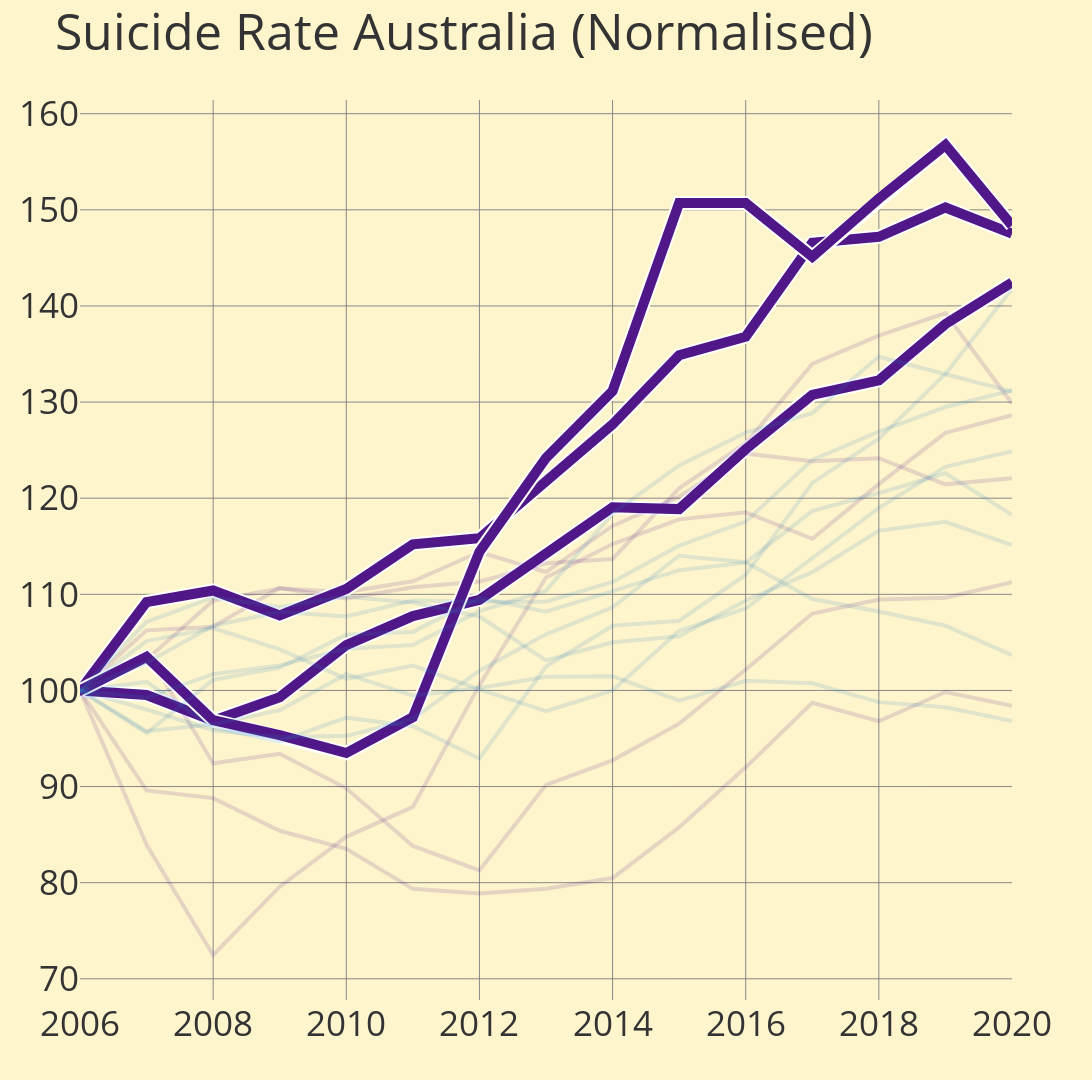

This figure's notebook cell:
### Code cell
plot_normalized_suicide_trends(
    file_name="d_aus_suicide_grouped.csv",
    min_year=2006,
    max_year=2020,
    # age_groups=["<20", "20s", "30s"],
    split_by_gender=True,
    split_by_age_group=True,
    template="base",
    rolling_window=5,
    highlight_lines=["Females_<20", "Females_20s", "Females_40s"],
    show_legend=False
)

### Figure 1 — Plotly figure (JSON) as saved in the notebook; plotly's stock layout.template omitted (floating-point values rounded to 4 significant figures)
{"data": [{"line": {"color": "white", "width": 14}, "mode": "lines", "showlegend": false, "type": "scatter", "x": [2006, 2007, 2008, 2009, 2010, 2011, 2012, 2013, 2014, 2015, 2016, 2017, 2018, 2019, 2020], "y": [100, 99.53, 96.86, 99.29, 104.7, 107.7, 109.4, 114.3, 119.1, 118.9, 125.1, 130.8, 132.3, 138.1, 142.5]}, {"line": {"color": "#4f1787", "width": 10}, "mode": "lines", "name": "Females 20s", "opacity": 1, "type": "scatter", "x": [2006, 2007, 2008, 2009, 2010, 2011, 2012, 2013, 2014, 2015, 2016, 2017, 2018, 2019, 2020], "y": [100, 99.53, 96.86, 99.29, 104.7, 107.7, 109.4, 114.3, 119.1, 118.9, 125.1, 130.8, 132.3, 138.1, 142.5]}, {"line": {"color": "#4f1787", "width": 4}, "mode": "lines", "name": "Females 30s", "opacity": 0.15, "type": "scatter", "x": [2006, 2007, 2008, 2009, 2010, 2011, 2012, 2013, 2014, 2015, 2016, 2017, 2018, 2019, 2020], "y": [100, 103.2, 109.3, 110.6, 110.2, 111.4, 114.4, 112.3, 117.1, 120.2, 124.6, 123.8, 124.2, 121.4, 122.1]}, {"line": {"color": "white", "width": 14}, "mode": "lines", "showlegend": false, "type": "scatter", "x": [2006, 2007, 2008, 2009, 2010, 2011, 2012, 2013, 2014, 2015, 2016, 2017, 2018, 2019, 2020], "y": [100, 109.2, 110.4, 107.8, 110.6, 115.2, 115.8, 121.9, 127.7, 134.9, 136.8, 146.6, 147.2, 150.2, 147.5]}, {"line": {"color": "#4f1787", "width": 10}, "mode": "lines", "name": "Females 40s", "opacity": 1, "type": "scatter", "x": [2006, 2007, 2008, 2009, 2010, 2011, 2012, 2013, 2014, 2015, 2016, 2017, 2018, 2019, 2020], "y": [100, 109.2, 110.4, 107.8, 110.6, 115.2, 115.8, 121.9, 127.7, 134.9, 136.8, 146.6, 147.2, 150.2, 147.5]}, {"line": {"color": "#4f1787", "width": 4}, "mode": "lines", "name": "Females 50s", "opacity": 0.15, "type": "scatter", "x": [2006, 2007, 2008, 2009, 2010, 2011, 2012, 2013, 2014, 2015, 2016, 2017, 2018, 2019, 2020], "y": [100, 106.2, 106.6, 110.7, 109.6, 110.7, 111.3, 113.2, 113.7, 121.0, 125.7, 134.0, 136.9, 139.3, 129.9]}, {"line": {"color": "#4f1787", "width": 4}, "mode": "lines", "name": "Females 60s", "opacity": 0.15, "type": "scatter", "x": [2006, 2007, 2008, 2009, 2010, 2011, 2012, 2013, 2014, 2015, 2016, 2017, 2018, 2019, 2020], "y": [100, 104.1, 92.42, 93.41, 89.82, 83.82, 81.27, 90.18, 92.73, 96.55, 102.2, 108, 109.5, 109.6, 111.3]}, {"line": {"color": "#4f1787", "width": 4}, "mode": "lines", "name": "Females 70s", "opacity": 0.15, "type": "scatter", "x": [2006, 2007, 2008, 2009, 2010, 2011, 2012, 2013, 2014, 2015, 2016, 2017, 2018, 2019, 2020], "y": [100, 89.6, 88.8, 85.4, 83.52, 79.36, 78.88, 79.36, 80.48, 85.76, 92, 98.72, 96.8, 99.84, 98.4]}, {"line": {"color": "#4f1787", "width": 4}, "mode": "lines", "name": "Females 80+", "opacity": 0.15, "type": "scatter", "x": [2006, 2007, 2008, 2009, 2010, 2011, 2012, 2013, 2014, 2015, 2016, 2017, 2018, 2019, 2020], "y": [100, 83.94, 72.48, 79.59, 84.77, 87.89, 100.6, 111.7, 115.2, 117.8, 118.5, 115.8, 121.5, 126.8, 128.6]}, {"line": {"color": "white", "width": 14}, "mode": "lines", "showlegend": false, "type": "scatter", "x": [2006, 2007, 2008, 2009, 2010, 2011, 2012, 2013, 2014, 2015, 2016, 2017, 2018, 2019, 2020], "y": [100, 103.5, 96.9, 95.35, 93.49, 97.21, 114.4, 124.2, 131.2, 150.7, 150.7, 145.1, 151.2, 156.7, 148.4]}, {"line": {"color": "#4f1787", "width": 10}, "mode": "lines", "name": "Females <20", "opacity": 1, "type": "scatter", "x": [2006, 2007, 2008, 2009, 2010, 2011, 2012, 2013, 2014, 2015, 2016, 2017, 2018, 2019, 2020], "y": [100, 103.5, 96.9, 95.35, 93.49, 97.21, 114.4, 124.2, 131.2, 150.7, 150.7, 145.1, 151.2, 156.7, 148.4]}, {"line": {"color": "#297fb9", "width": 4}, "mode": "lines", "name": "Males 20s", "opacity": 0.15, "type": "scatter", "x": [2006, 2007, 2008, 2009, 2010, 2011, 2012, 2013, 2014, 2015, 2016, 2017, 2018, 2019, 2020], "y": [100, 105.1, 106.5, 104.3, 101.2, 102.6, 100.1, 97.84, 100, 106.2, 108.5, 113.7, 119.0, 123.3, 124.9]}, {"line": {"color": "#297fb9", "width": 4}, "mode": "lines", "name": "Males 30s", "opacity": 0.15, "type": "scatter", "x": [2006, 2007, 2008, 2009, 2010, 2011, 2012, 2013, 2014, 2015, 2016, 2017, 2018, 2019, 2020], "y": [100, 107.1, 109.7, 108.7, 109.8, 109.1, 107.7, 103.1, 105.0, 105.6, 109.4, 112.3, 116.6, 117.5, 115.1]}, {"line": {"color": "#297fb9", "width": 4}, "mode": "lines", "name": "Males 40s", "opacity": 0.15, "type": "scatter", "x": [2006, 2007, 2008, 2009, 2010, 2011, 2012, 2013, 2014, 2015, 2016, 2017, 2018, 2019, 2020], "y": [100, 95.58, 101.1, 102.4, 105.8, 106.1, 109.6, 108.2, 110.3, 112.5, 113.3, 118.7, 120.5, 122.6, 118.3]}, {"line": {"color": "#297fb9", "width": 4}, "mode": "lines", "name": "Males 50s", "opacity": 0.15, "type": "scatter", "x": [2006, 2007, 2008, 2009, 2010, 2011, 2012, 2013, 2014, 2015, 2016, 2017, 2018, 2019, 2020], "y": [100, 99.24, 101.7, 102.6, 104.3, 104.7, 108.2, 110.4, 118.4, 123.4, 126.8, 128.9, 134.7, 132.9, 131.1]}, {"line": {"color": "#297fb9", "width": 4}, "mode": "lines", "name": "Males 60s", "opacity": 0.15, "type": "scatter", "x": [2006, 2007, 2008, 2009, 2010, 2011, 2012, 2013, 2014, 2015, 2016, 2017, 2018, 2019, 2020], "y": [100, 102.9, 106.7, 108.2, 107.7, 109.4, 109.2, 109.2, 111.3, 115.1, 117.6, 124.0, 126.9, 129.5, 131.2]}, {"line": {"color": "#297fb9", "width": 4}, "mode": "lines", "name": "Males 70s", "opacity": 0.15, "type": "scatter", "x": [2006, 2007, 2008, 2009, 2010, 2011, 2012, 2013, 2014, 2015, 2016, 2017, 2018, 2019, 2020], "y": [100, 95.77, 96.47, 97.95, 101.7, 99.47, 100.3, 101.4, 101.5, 98.94, 101.0, 100.7, 98.78, 98.25, 96.83]}, {"line": {"color": "#297fb9", "width": 4}, "mode": "lines", "name": "Males 80+", "opacity": 0.15, "type": "scatter", "x": [2006, 2007, 2008, 2009, 2010, 2011, 2012, 2013, 2014, 2015, 2016, 2017, 2018, 2019, 2020], "y": [100, 98.02, 95.86, 95.14, 95.28, 97.05, 102.1, 105.8, 108.6, 114.0, 113.3, 109.5, 108.2, 106.7, 103.7]}, {"line": {"color": "#297fb9", "width": 4}, "mode": "lines", "name": "Males <20", "opacity": 0.15, "type": "scatter", "x": [2006, 2007, 2008, 2009, 2010, 2011, 2012, 2013, 2014, 2015, 2016, 2017, 2018, 2019, 2020], "y": [100, 100.9, 96.17, 94.69, 97.17, 96.28, 92.92, 102.5, 106.7, 107.3, 112.0, 121.6, 126.2, 132.9, 141.8]}], "layout": {"height": 1080, "legend": {"title": {"text": "Group"}}, "showlegend": false, "title": {"font": {"size": 50}, "text": "Suicide Rate Australia (Normalised)"}, "width": 1920, "xaxis": {"tickfont": {"size": 35}, "title": {}}, "yaxis": {"tickfont": {"size": 35}, "title": {}}}}
